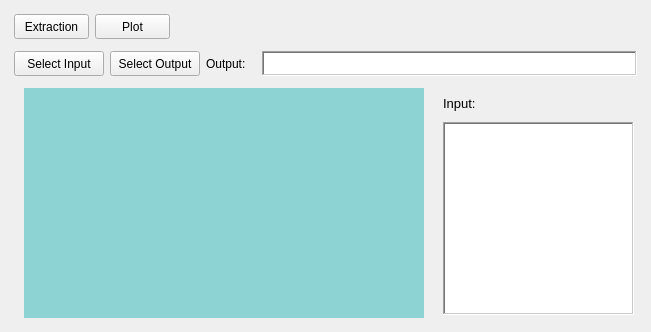
<?xml version="1.0" encoding="UTF-8"?>
<ui version="4.0">
 <class>Form</class>
 <widget class="QWidget" name="Form">
  <property name="geometry">
   <rect>
    <x>0</x>
    <y>0</y>
    <width>647</width>
    <height>330</height>
   </rect>
  </property>
  <property name="windowTitle">
   <string>Form</string>
  </property>
  <layout class="QVBoxLayout" name="verticalLayout_6">
   <item>
    <layout class="QHBoxLayout" name="horizontalLayout_3">
     <property name="leftMargin">
      <number>3</number>
     </property>
     <property name="topMargin">
      <number>3</number>
     </property>
     <property name="rightMargin">
      <number>3</number>
     </property>
     <property name="bottomMargin">
      <number>3</number>
     </property>
     <item>
      <widget class="QPushButton" name="data_extraction_tab_btn">
       <property name="maximumSize">
        <size>
         <width>75</width>
         <height>25</height>
        </size>
       </property>
       <property name="text">
        <string>Extraction</string>
       </property>
      </widget>
     </item>
     <item>
      <widget class="QPushButton" name="plot_tab_btn">
       <property name="maximumSize">
        <size>
         <width>75</width>
         <height>25</height>
        </size>
       </property>
       <property name="text">
        <string>Plot</string>
       </property>
      </widget>
     </item>
     <item>
      <spacer name="horizontalSpacer">
       <property name="orientation">
        <enum>Qt::Horizontal</enum>
       </property>
       <property name="sizeHint" stdset="0">
        <size>
         <width>40</width>
         <height>25</height>
        </size>
       </property>
      </spacer>
     </item>
    </layout>
   </item>
   <item>
    <layout class="QHBoxLayout" name="horizontalLayout_4">
     <property name="leftMargin">
      <number>3</number>
     </property>
     <property name="topMargin">
      <number>3</number>
     </property>
     <property name="rightMargin">
      <number>3</number>
     </property>
     <property name="bottomMargin">
      <number>3</number>
     </property>
     <item>
      <widget class="QPushButton" name="input_selection_btn">
       <property name="minimumSize">
        <size>
         <width>90</width>
         <height>0</height>
        </size>
       </property>
       <property name="maximumSize">
        <size>
         <width>90</width>
         <height>25</height>
        </size>
       </property>
       <property name="text">
        <string>Select Input</string>
       </property>
      </widget>
     </item>
     <item>
      <widget class="QPushButton" name="output_selection_btn">
       <property name="minimumSize">
        <size>
         <width>90</width>
         <height>0</height>
        </size>
       </property>
       <property name="maximumSize">
        <size>
         <width>90</width>
         <height>25</height>
        </size>
       </property>
       <property name="text">
        <string>Select Output</string>
       </property>
      </widget>
     </item>
     <item>
      <widget class="QLabel" name="Output_label">
       <property name="sizePolicy">
        <sizepolicy hsizetype="Minimum" vsizetype="Fixed">
         <horstretch>0</horstretch>
         <verstretch>0</verstretch>
        </sizepolicy>
       </property>
       <property name="minimumSize">
        <size>
         <width>50</width>
         <height>0</height>
        </size>
       </property>
       <property name="maximumSize">
        <size>
         <width>50</width>
         <height>25</height>
        </size>
       </property>
       <property name="text">
        <string>Output:</string>
       </property>
      </widget>
     </item>
     <item>
      <widget class="QTextEdit" name="output_path_text">
       <property name="sizePolicy">
        <sizepolicy hsizetype="Minimum" vsizetype="Fixed">
         <horstretch>0</horstretch>
         <verstretch>0</verstretch>
        </sizepolicy>
       </property>
       <property name="minimumSize">
        <size>
         <width>375</width>
         <height>25</height>
        </size>
       </property>
       <property name="maximumSize">
        <size>
         <width>16777215</width>
         <height>25</height>
        </size>
       </property>
       <property name="frameShape">
        <enum>QFrame::WinPanel</enum>
       </property>
       <property name="frameShadow">
        <enum>QFrame::Sunken</enum>
       </property>
       <property name="verticalScrollBarPolicy">
        <enum>Qt::ScrollBarAlwaysOff</enum>
       </property>
       <property name="readOnly">
        <bool>true</bool>
       </property>
      </widget>
     </item>
    </layout>
   </item>
   <item>
    <layout class="QHBoxLayout" name="horizontalLayout_5">
     <property name="leftMargin">
      <number>3</number>
     </property>
     <property name="topMargin">
      <number>3</number>
     </property>
     <property name="rightMargin">
      <number>3</number>
     </property>
     <property name="bottomMargin">
      <number>3</number>
     </property>
     <item>
      <layout class="QVBoxLayout" name="verticalLayout">
       <property name="leftMargin">
        <number>10</number>
       </property>
       <property name="rightMargin">
        <number>10</number>
       </property>
       <item>
        <widget class="QStackedWidget" name="stack_widget">
         <property name="sizePolicy">
          <sizepolicy hsizetype="Fixed" vsizetype="Fixed">
           <horstretch>0</horstretch>
           <verstretch>0</verstretch>
          </sizepolicy>
         </property>
         <property name="minimumSize">
          <size>
           <width>400</width>
           <height>230</height>
          </size>
         </property>
         <property name="maximumSize">
          <size>
           <width>400</width>
           <height>230</height>
          </size>
         </property>
         <property name="styleSheet">
          <string notr="true">background-color: rgb(141, 211, 211);</string>
         </property>
         <property name="currentIndex">
          <number>0</number>
         </property>
         <widget class="QWidget" name="init_page"/>
         <widget class="QWidget" name="extraction_page">
          <widget class="QPushButton" name="extract_btn">
           <property name="geometry">
            <rect>
             <x>10</x>
             <y>180</y>
             <width>71</width>
             <height>23</height>
            </rect>
           </property>
           <property name="styleSheet">
            <string notr="true">background-color: rgb(255, 116, 118);</string>
           </property>
           <property name="text">
            <string>Extract</string>
           </property>
          </widget>
          <widget class="QWidget" name="formLayoutWidget">
           <property name="geometry">
            <rect>
             <x>10</x>
             <y>10</y>
             <width>209</width>
             <height>122</height>
            </rect>
           </property>
           <layout class="QFormLayout" name="formLayout_2">
            <property name="leftMargin">
             <number>3</number>
            </property>
            <property name="topMargin">
             <number>3</number>
            </property>
            <property name="rightMargin">
             <number>3</number>
            </property>
            <property name="bottomMargin">
             <number>3</number>
            </property>
            <item row="0" column="0">
             <widget class="QLabel" name="page2_2">
              <property name="text">
               <string>Extraction Control</string>
              </property>
             </widget>
            </item>
            <item row="1" column="1">
             <widget class="QCheckBox" name="auto_size_box">
              <property name="minimumSize">
               <size>
                <width>80</width>
                <height>0</height>
               </size>
              </property>
              <property name="text">
               <string>Auto mode</string>
              </property>
             </widget>
            </item>
            <item row="1" column="0">
             <widget class="QLabel" name="size_extractiono_label">
              <property name="text">
               <string>Size extraction</string>
              </property>
             </widget>
            </item>
           </layout>
          </widget>
         </widget>
         <widget class="QWidget" name="plot_page">
          <widget class="QWidget" name="verticalLayoutWidget_3">
           <property name="geometry">
            <rect>
             <x>0</x>
             <y>0</y>
             <width>381</width>
             <height>221</height>
            </rect>
           </property>
           <layout class="QVBoxLayout" name="verticalLayout_5">
            <property name="leftMargin">
             <number>3</number>
            </property>
            <property name="topMargin">
             <number>3</number>
            </property>
            <property name="rightMargin">
             <number>3</number>
            </property>
            <property name="bottomMargin">
             <number>3</number>
            </property>
            <item>
             <layout class="QHBoxLayout" name="horizontalLayout_6">
              <property name="leftMargin">
               <number>5</number>
              </property>
              <property name="topMargin">
               <number>5</number>
              </property>
              <property name="rightMargin">
               <number>5</number>
              </property>
              <property name="bottomMargin">
               <number>5</number>
              </property>
              <item>
               <layout class="QVBoxLayout" name="verticalLayout_4">
                <property name="leftMargin">
                 <number>5</number>
                </property>
                <property name="topMargin">
                 <number>5</number>
                </property>
                <property name="rightMargin">
                 <number>5</number>
                </property>
                <property name="bottomMargin">
                 <number>5</number>
                </property>
                <item>
                 <widget class="QLabel" name="page3">
                  <property name="text">
                   <string>Plot Control</string>
                  </property>
                 </widget>
                </item>
                <item>
                 <widget class="QCheckBox" name="sid_box">
                  <property name="text">
                   <string>Sid</string>
                  </property>
                 </widget>
                </item>
                <item>
                 <widget class="QCheckBox" name="sid_f_box">
                  <property name="text">
                   <string>Sid*f</string>
                  </property>
                 </widget>
                </item>
                <item>
                 <widget class="QCheckBox" name="svg_box">
                  <property name="text">
                   <string>Svg</string>
                  </property>
                 </widget>
                </item>
                <item>
                 <widget class="QCheckBox" name="sid_id2_box">
                  <property name="text">
                   <string>Sid/Id^2</string>
                  </property>
                 </widget>
                </item>
                <item>
                 <widget class="QCheckBox" name="svg_norm_box">
                  <property name="sizePolicy">
                   <sizepolicy hsizetype="MinimumExpanding" vsizetype="Fixed">
                    <horstretch>0</horstretch>
                    <verstretch>0</verstretch>
                   </sizepolicy>
                  </property>
                  <property name="text">
                   <string>Svg*W*L</string>
                  </property>
                 </widget>
                </item>
               </layout>
              </item>
              <item>
               <layout class="QFormLayout" name="formLayout">
                <property name="horizontalSpacing">
                 <number>4</number>
                </property>
                <property name="leftMargin">
                 <number>10</number>
                </property>
                <property name="topMargin">
                 <number>10</number>
                </property>
                <property name="rightMargin">
                 <number>10</number>
                </property>
                <property name="bottomMargin">
                 <number>10</number>
                </property>
                <item row="0" column="0">
                 <widget class="QCheckBox" name="debug_mode_box">
                  <property name="font">
                   <font>
                    <family>MS Shell Dlg 2</family>
                    <pointsize>10</pointsize>
                    <weight>75</weight>
                    <italic>false</italic>
                    <bold>true</bold>
                    <underline>false</underline>
                   </font>
                  </property>
                  <property name="styleSheet">
                   <string notr="true">color: rgb(255, 0, 0);</string>
                  </property>
                  <property name="text">
                   <string>Preview</string>
                  </property>
                  <property name="checked">
                   <bool>false</bool>
                  </property>
                  <property name="autoRepeat">
                   <bool>false</bool>
                  </property>
                 </widget>
                </item>
               </layout>
              </item>
             </layout>
            </item>
            <item>
             <layout class="QHBoxLayout" name="horizontalLayout_2">
              <property name="leftMargin">
               <number>3</number>
              </property>
              <property name="topMargin">
               <number>5</number>
              </property>
              <property name="rightMargin">
               <number>3</number>
              </property>
              <property name="bottomMargin">
               <number>5</number>
              </property>
              <item>
               <widget class="QPushButton" name="by_site_btn">
                <property name="styleSheet">
                 <string notr="true">background-color: rgb(255, 116, 118);</string>
                </property>
                <property name="text">
                 <string>Plot by site</string>
                </property>
               </widget>
              </item>
              <item>
               <widget class="QPushButton" name="med_only_btn">
                <property name="styleSheet">
                 <string notr="true">background-color: rgb(255, 116, 118);</string>
                </property>
                <property name="text">
                 <string>Median</string>
                </property>
               </widget>
              </item>
              <item>
               <widget class="QPushButton" name="min_only_btn">
                <property name="styleSheet">
                 <string notr="true">background-color: rgb(255, 116, 118);</string>
                </property>
                <property name="text">
                 <string>Min</string>
                </property>
               </widget>
              </item>
              <item>
               <widget class="QPushButton" name="max_only_btn">
                <property name="styleSheet">
                 <string notr="true">background-color: rgb(255, 116, 118);</string>
                </property>
                <property name="text">
                 <string>Max</string>
                </property>
               </widget>
              </item>
             </layout>
            </item>
           </layout>
          </widget>
         </widget>
        </widget>
       </item>
      </layout>
     </item>
     <item>
      <layout class="QVBoxLayout" name="verticalLayout_3">
       <property name="leftMargin">
        <number>3</number>
       </property>
       <property name="topMargin">
        <number>3</number>
       </property>
       <property name="rightMargin">
        <number>3</number>
       </property>
       <property name="bottomMargin">
        <number>3</number>
       </property>
       <item>
        <widget class="QLabel" name="Input_label">
         <property name="minimumSize">
          <size>
           <width>30</width>
           <height>25</height>
          </size>
         </property>
         <property name="maximumSize">
          <size>
           <width>50</width>
           <height>25</height>
          </size>
         </property>
         <property name="font">
          <font>
           <pointsize>10</pointsize>
          </font>
         </property>
         <property name="text">
          <string>Input:</string>
         </property>
        </widget>
       </item>
       <item>
        <widget class="QListView" name="input_files_listview">
         <property name="minimumSize">
          <size>
           <width>0</width>
           <height>0</height>
          </size>
         </property>
         <property name="maximumSize">
          <size>
           <width>2000</width>
           <height>1000</height>
          </size>
         </property>
         <property name="frameShape">
          <enum>QFrame::WinPanel</enum>
         </property>
         <property name="frameShadow">
          <enum>QFrame::Sunken</enum>
         </property>
         <property name="lineWidth">
          <number>1</number>
         </property>
        </widget>
       </item>
      </layout>
     </item>
    </layout>
   </item>
  </layout>
 </widget>
 <resources/>
 <connections/>
</ui>
